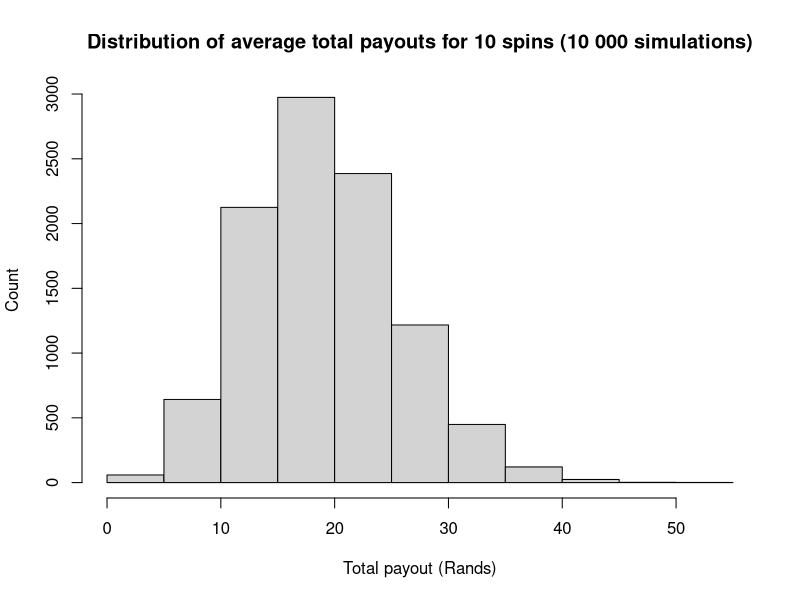
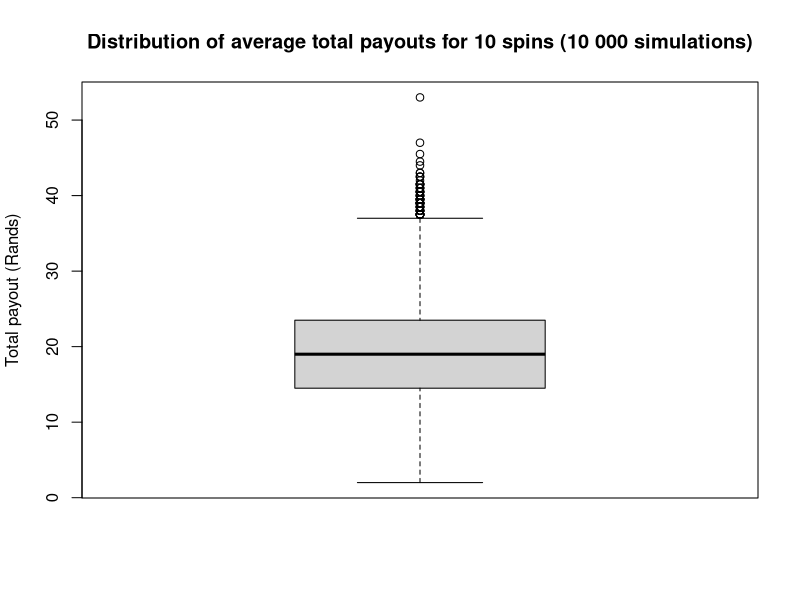
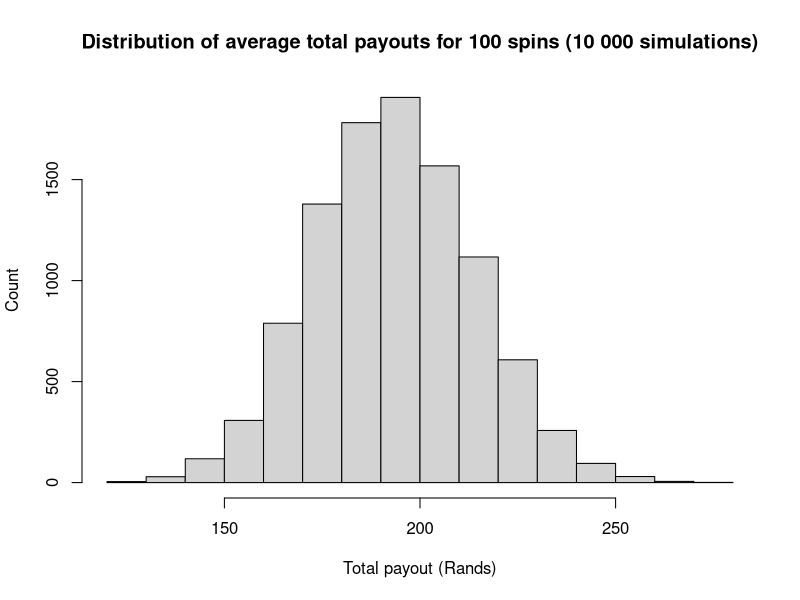
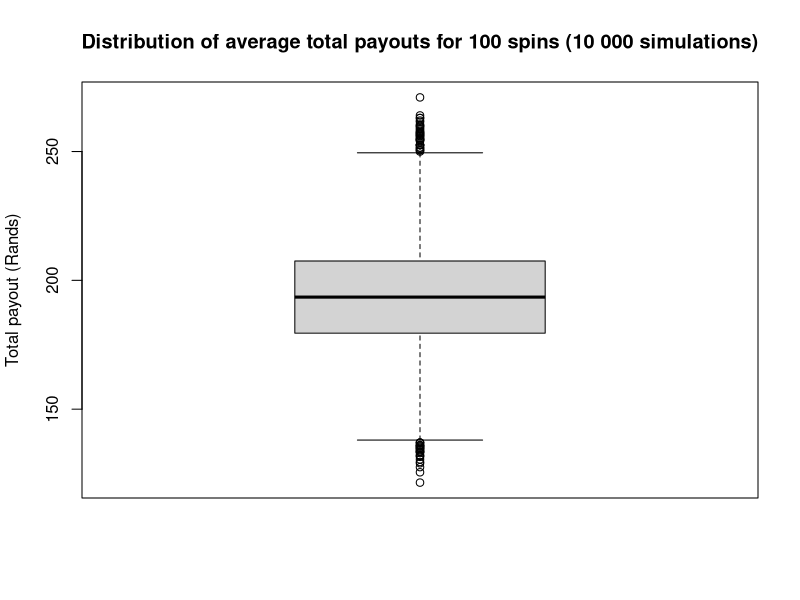
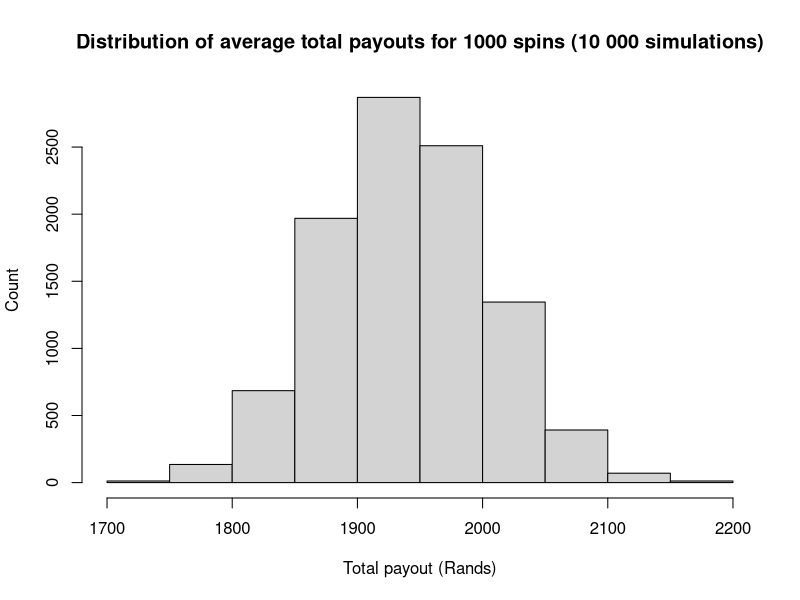
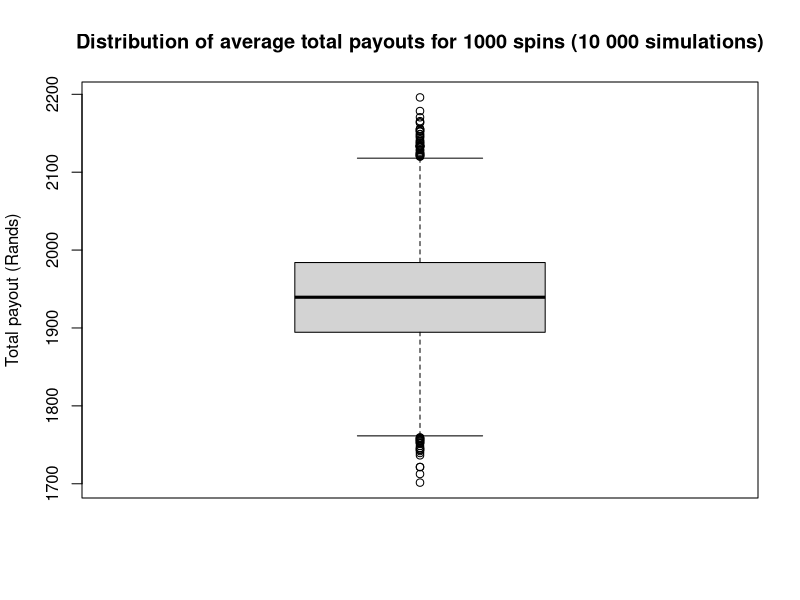

Reproduce these figures in R, in order.
## ---- chunk 1
knitr::opts_chunk$set(echo = TRUE)
## ---- chunk 2
# Make the reel
reel <- c("hearts", "diamonds", "spades", "clubs", "joker", "ca") # the different categories 
probs <- c(7,5,3,6,9,20)/50 # Probabilities

# Spin the wheel once and note the symbol
set.seed(1234)
spin <- sample(reel, size = 1, prob = probs)
print(spin)
## ---- chunk 3
#probabilities of different symbols on reel
probs <- c(7,5,3,6,9,20)/50 
winnings <- c(2, 2.5, 8, 4, 2.5, 0)
spin <- sample(reel, size=1, prob = probs) 

payout <- winnings[spin]
payout
## ---- chunk 4
spin.10000 <- sample(reel, 
               size = 10000, 
               prob = probs, 
               replace = TRUE) 
## ---- chunk 5
count <- as.data.frame(table(spin.10000))
print(count)
## ---- chunk 6
count$Probability <- count$Freq/10000
print(count)
## ---- chunk 7
tile <- c("hearts", "diamonds", "spades", "clubs", "joker", "ca")

# replace reel symbols with numbers (easier subsetting)
reel <- 1:6 # let 1 be hearts, 2: diamonds, 3: spades, 4: clubs, 5: joker, 6: ca
winnings <- c(2, 2.5, 8, 4, 2.5, 0)
spin <- sample(reel, size=1, prob = probs)
## ---- chunk 8
print(tile[spin])
## ---- chunk 9
payout <- winnings[spin]
print(payout)
## ---- chunk 10
set.seed(123)

spin <- sample(reel, 
               size = 10000, 
               prob = probs,
               replace = TRUE) 

payout <- winnings[spin]
## ---- chunk 11
length(payout) # 10 000 payout values
## ---- chunk 12
# mean payout
mean(payout) # 1.93915

# true value
sum(winnings*probs) # 1.94
## ---- chunk 13
total_payout <- function(spins) {
    spin <- sample(reel, size = spins, prob = probs, replace = TRUE) 
    payout <- winnings[spin]
    cum_winnings <- sum(payout)
    return(cum_winnings)
}

set.seed(123)

# 10 Plays
plays.10 <- replicate(10000, total_payout(spins = 10))
mean(plays.10)

# 100 Plays
plays.100 <- replicate(10000, total_payout(spins = 100))
mean(plays.100)

# 1000 Plays
plays.1000 <- replicate(10000, total_payout(spins = 1000))
mean(plays.1000)
## ---- chunk 14
# Histogram
hist(plays.10,
     main = "Distribution of average total payouts for 10 spins (10 000 simulations)",
     xlab = "Total payout (Rands)",
     ylab = "Count")

# Boxplot
boxplot(plays.10,
        main = "Distribution of average total payouts for 10 spins (10 000 simulations)",
        ylab = "Total payout (Rands)")
## ---- chunk 15
# Histogram
hist(plays.100,
     main = "Distribution of average total payouts for 100 spins (10 000 simulations)",
     xlab = "Total payout (Rands)",
     ylab = "Count")

# Boxplot
boxplot(plays.100,
        main = "Distribution of average total payouts for 100 spins (10 000 simulations)",
        ylab = "Total payout (Rands)")
## ---- chunk 16
# Histogram
hist(plays.1000,
     main = "Distribution of average total payouts for 1000 spins (10 000 simulations)",
     xlab = "Total payout (Rands)",
     ylab = "Count")

# Boxplot
boxplot(plays.1000,
        main = "Distribution of average total payouts for 1000 spins (10 000 simulations)",
        ylab = "Total payout (Rands)")
## ---- chunk 17
summary(plays.10)
## ---- chunk 18
summary(plays.100)
## ---- chunk 19
summary(plays.1000)
